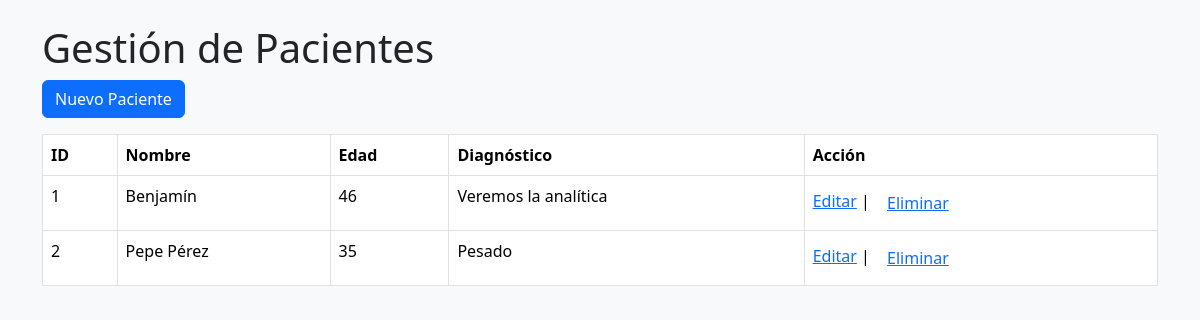
Before: / with the older database file.
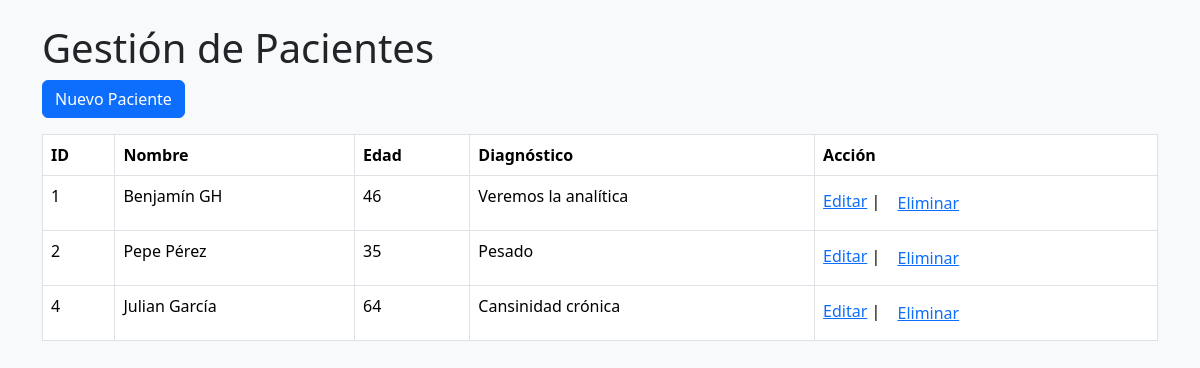
After: the same page with the newer database file.
### tables this page shows
CREATE TABLE Pacientes (
                        id INTEGER PRIMARY KEY AUTOINCREMENT,
                        nombre TEXT NOT NULL,
                        edad INTEGER NOT NULL,
                        diagnostico TEXT NOT NULL);

### app.py (the view)
@app.route("/") #esto se llama los decoradores
def index():
    pacientes = db.obtener_pacientes()
    return render_template("index.html", pacientes=pacientes)

### db.py (called while the page is built)
def obtener_pacientes():
    try:
        conn = sqlite3.connect('data.db')
        cursor = conn.cursor()
        cursor.execute('SELECT * FROM Pacientes')
        pacientes = cursor.fetchall()
        conn.close()
        return pacientes
    except sqlite3.Error as e:
        print(f"Error al obtener los pacientes: {e}")
        return []

### templates/index.html (shortened to what this page needs)
{% extends "base.html" %}
{% block content %}
     <a href="{{url_for('nuevo_paciente')}}" class="btn btn-primary mb-3">Nuevo Paciente</a>
     <table class="table table-bordered">
        <thead>
            <tr>
                <th>ID</th>
                <th>Nombre</th>
                <th>Edad</th>
                <th>Diagnóstico</th>
                <th>Acción</th>
            </tr>
        </thead>
        <tbody>
            {% for paciente in pacientes %}
                <tr>
                    <td>{{ paciente[0] }}</td>
                    <td>{{ paciente[1] }}</td>
                    <td>{{ paciente[2] }}</td>
                    <td>{{ paciente[3] }}</td>
                    <td><a href={{ url_for('editar_paciente', id=paciente[0])}}>Editar</a>
                        |
                        <form action="{{ url_for('eliminar_paciente', id=paciente[0]) }}" method="post" style="display:inline;" onsubmit="return confirm('¿Estás seguro de que deseas eliminar este paciente?');">
                            <button type="submit" class="btn btn-link">Eliminar</button>
                        </form>
                    </td>
                </tr>
            {% endfor %}
        </tbody>
     </table>
{% endblock %}

### templates/base.html (shortened to what this page needs)
<!DOCTYPE html>
<html lang="es">
<head>
    <link href="https://cdn.jsdelivr.net/npm/bootstrap@5.3.5/dist/css/bootstrap.min.css" rel="stylesheet"
>
</head>
<body class="bg-light">
    <div class="container mt-4">
        <h1 class="mt-4">Gestión de Pacientes</h1>
        {% block content %}
        {% endblock %}
    </div>
</body>
</html>

Changed rows visible on the page:
changed Pacientes "Veremos la analítica": nombre "Benjamín" → "Benjamín GH"
added Pacientes: id "4", nombre "Julian García", edad "64", diagnostico "Cansinidad crónica"
